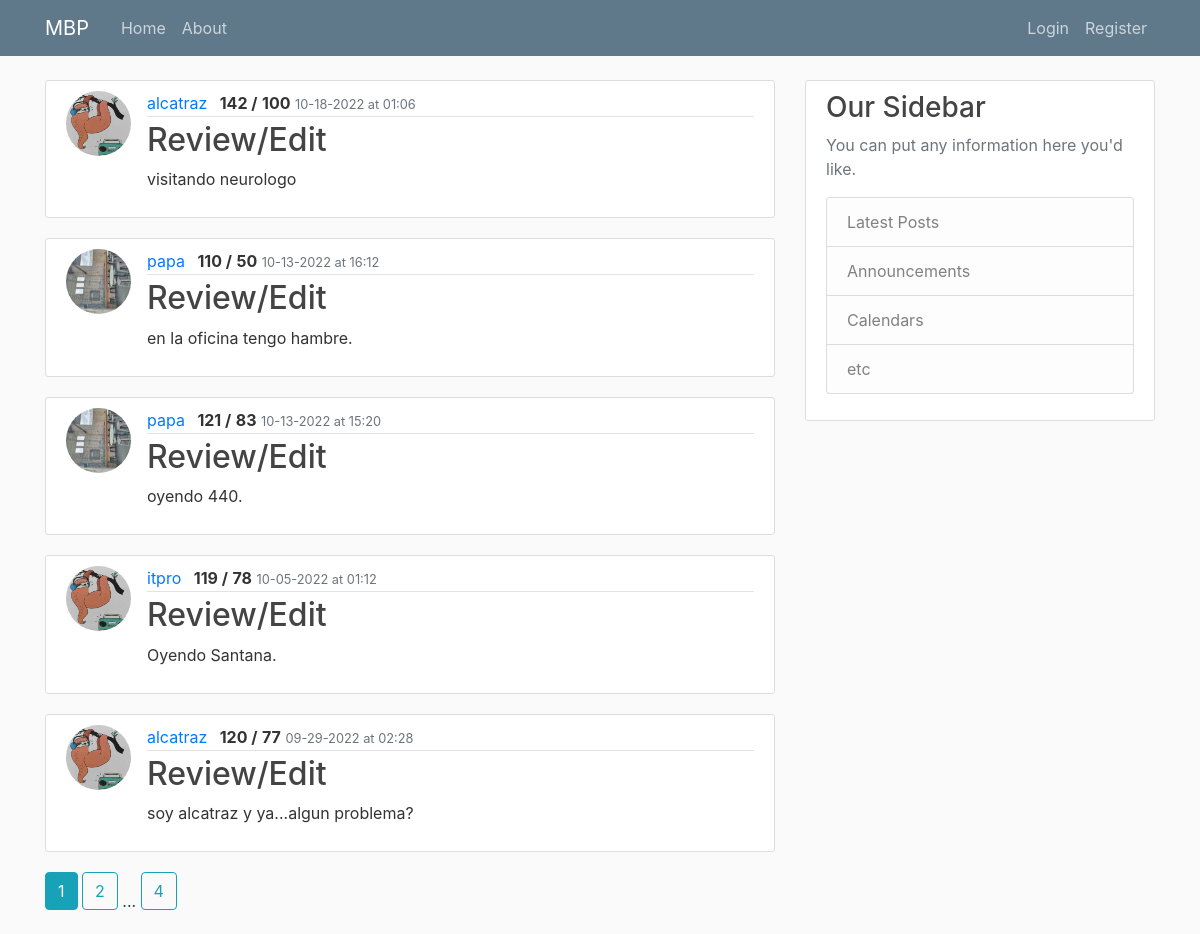
Page /home on the earlier database version.
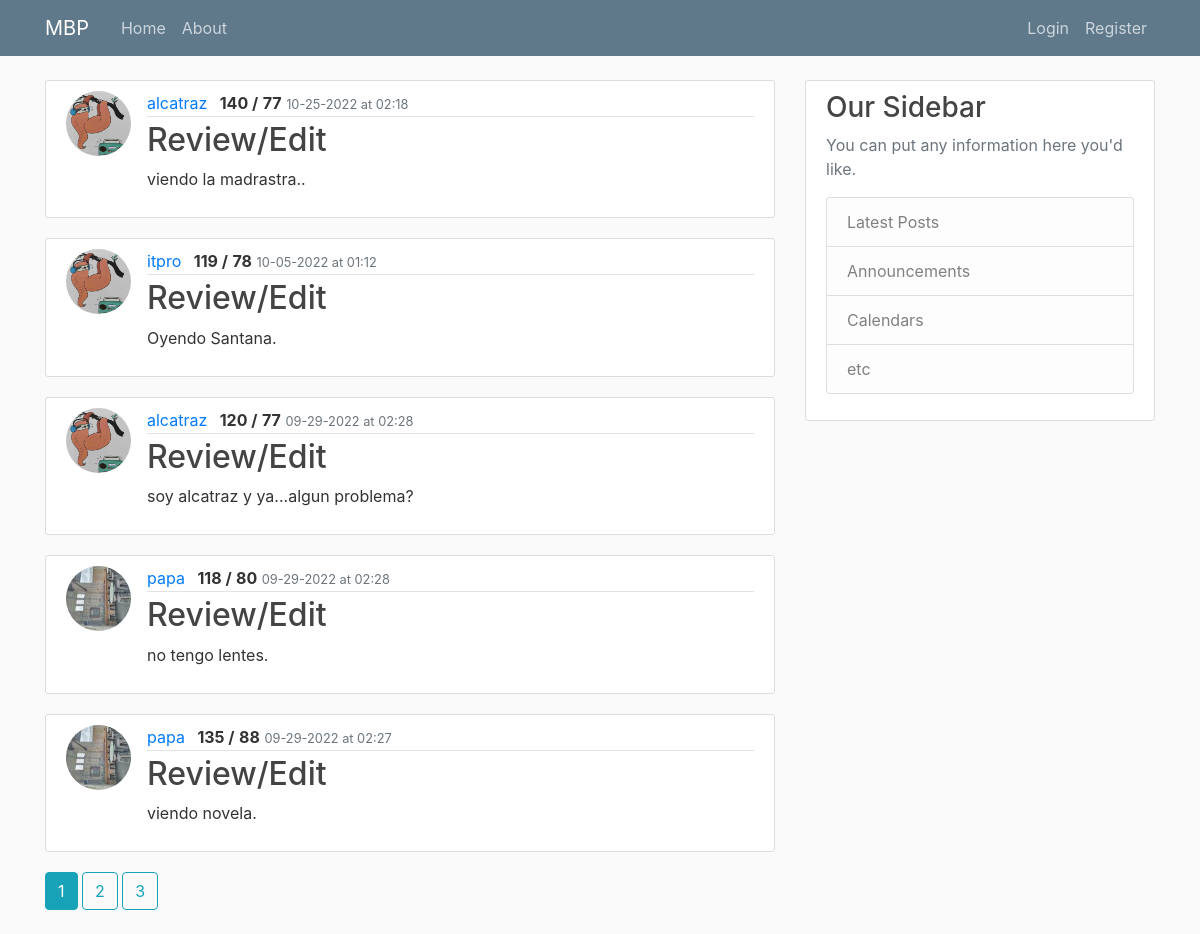
Same page on the later database version.
### mbp/models.py (models this page shows, shortened)
class Reading(db.Model):
    id = db.Column(db.Integer, primary_key=True)
    sys = db.Column(db.String(3), nullable=False)
    dia = db.Column(db.String(3), nullable=False)
    notes = db.Column(db.Text, nullable=False)
    date_posted = db.Column(db.DateTime, nullable=False, default=datetime.utcnow)
    user_id = db.Column(db.Integer, db.ForeignKey('user.id'), nullable=False)

class User(db.Model, UserMixin):
    id = db.Column(db.Integer, primary_key=True)
    username = db.Column(db.String(20), unique=True, nullable=False)
    email = db.Column(db.String(120), unique=True, nullable=False)
    image_file = db.Column(db.String(20), nullable=False, default='default.jpg')
    password = db.Column(db.String(60), nullable=False)
    readings = db.relationship('Reading', backref='user', lazy=True)

### mbp/main/routes.py (the view)
@main.route('/')
@main.route('/home')
def home():
    page = request.args.get('page', 1, type=int) #Grab the page we want. In this case page one. Set type integer as the page number.
    reading = Reading.query.order_by(Reading.date_posted.desc()).paginate(page=page, per_page=5) #Show 5 readings per page. Can use http://localhost:8000/home?page=3 to navigate to pages.
    return render_template('index.html', reading=reading)

### mbp/templates/index.html
{% extends "base.html" %}
{% block content %}
    {% for reading in reading.items %}
    <article class="media content-section">
      <img class="rounded-circle article-img" src="{{ url_for('static', filename='profile_pics/' + reading.user.image_file) }}" />
      <div class="media-body">
        <div class="article-metadata">
          <a class="mr-2" href="{{ url_for('users.user_readings', username=reading.user.username) }}">{{ reading.user.username }}</a>
          <text class="font-weight-bold">{{ reading.sys }} /</text>
          <text class="font-weight-bold">{{ reading.dia}}</text>
          <small class="text-muted">{{ reading.date_posted.strftime('%m-%d-%Y at %H:%M') }}</small>
        </div>
        <h2><a class="article-title" href="{{ url_for('readings.reading', reading_id=reading.id) }}">Review/Edit</a></h2>
          <p class="article-content">{{ reading.notes }}</p>
      </div>
    </article>
    {% endfor %}
    {% for page_num in reading.iter_pages(left_edge=1, right_edge=1, left_current=1, right_current=2) %}
      {% if page_num %}
        {% if reading.page == page_num %}
          <a class="btn btn-info mb-4" href="{{ url_for('main.home', page=page_num) }}">{{ page_num }}</a>
        {% else %}
          <a class="btn btn-outline-info mb-4" href="{{ url_for('main.home', page=page_num) }}">{{ page_num }}</a>
        {% endif %}
      {% else %}
        ...
      {% endif %}
    {% endfor %}
{% endblock content %}

Differences in the rows shown:
removed Reading: image_file (placeholder picture), user.username "alcatraz", sys "142", dia "100", date_posted "10-18-2022 at 01:06", notes "visitando neurologo"
removed Reading: image_file (picture), user.username "papa", sys "110", dia "50", date_posted "10-13-2022 at 16:12", notes "en la oficina tengo hambre."
removed Reading: image_file (picture), user.username "papa", sys "121", dia "83", date_posted "10-13-2022 at 15:20", notes "oyendo 440."
added Reading: image_file (placeholder picture), user.username "alcatraz", sys "140", dia "77", date_posted "10-25-2022 at 02:18", notes "viendo la madrastra.."
now on this page (row unchanged): Reading: image_file (picture), user.username "papa", sys "118", dia "80", date_posted "09-29-2022 at 02:28", notes "no tengo lentes."
now on this page (row unchanged): Reading: image_file (picture), user.username "papa", sys "135", dia "88", date_posted "09-29-2022 at 02:27", notes "viendo novela."
Other differences:
new list line: "3"
list line gone: "4"
